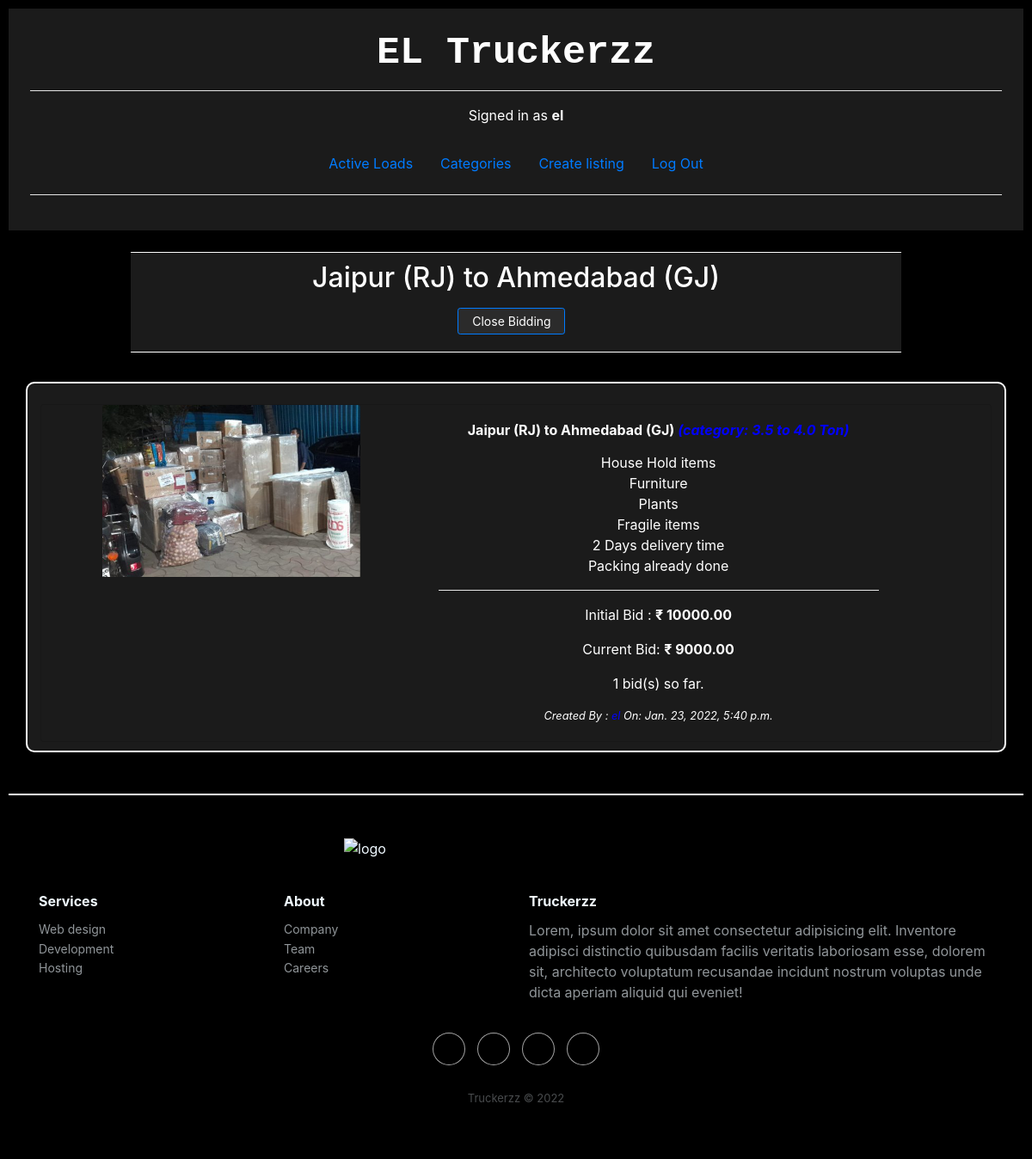
Page /listing/34 (signed in) on the earlier database version.
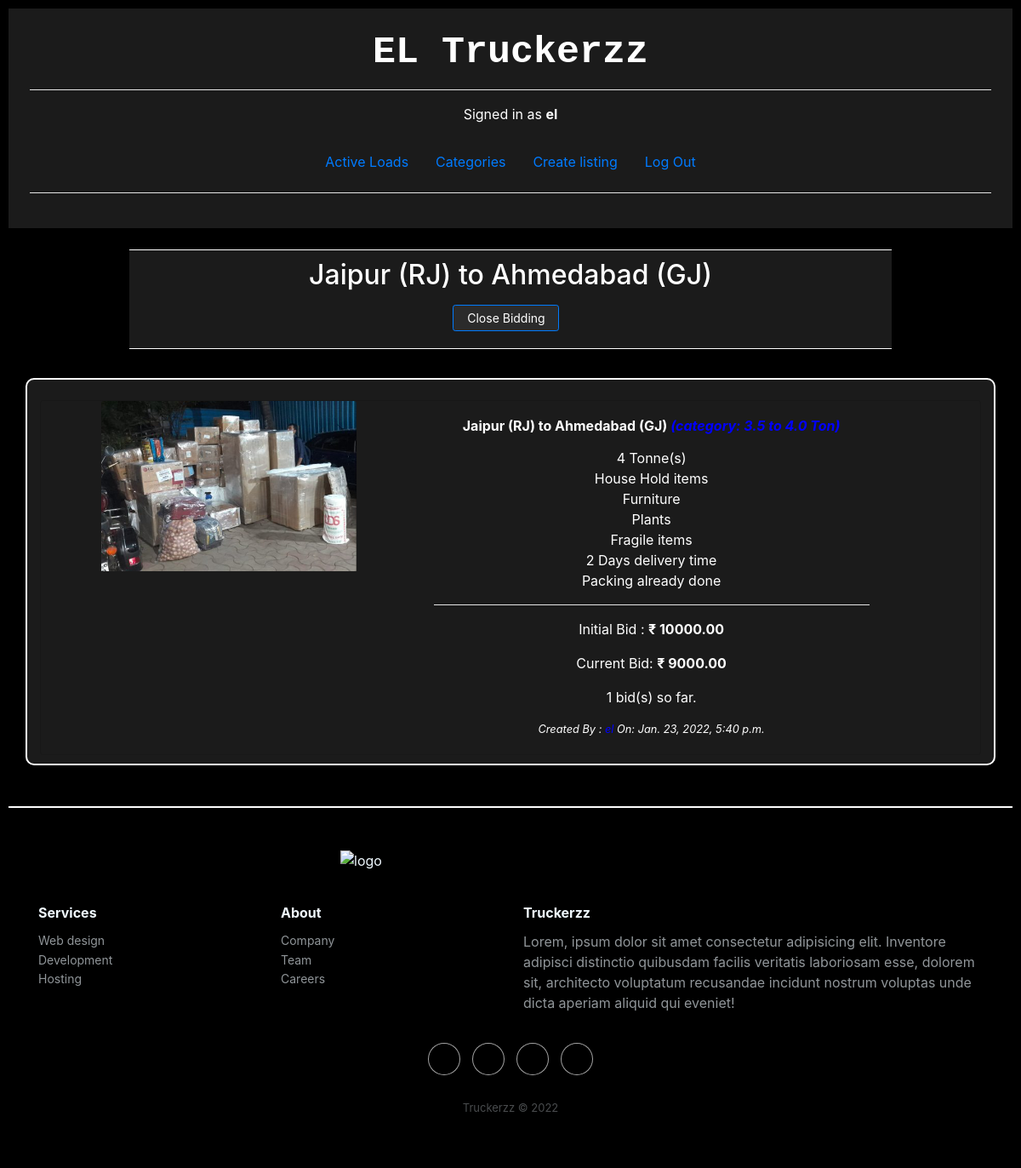
Same page on the later database version.
### auctions/models.py (models this page shows)
class Listing(models.Model):
    title = models.CharField(max_length=64)
    listing_desc = models.TextField()
    listing_img = models.ImageField(upload_to='listing_images', default=None, blank=True, null=True)
    cat_id = models.ForeignKey(Category, default = 1, on_delete=models.CASCADE)
    starting_price = models.DecimalField(decimal_places=2, max_digits=10, default = 0)
    created_at = models.DateTimeField(auto_now_add=True)
    updated_at = models.DateTimeField(auto_now=True)
    listing_open = models.BooleanField(default=True)
    listing_owner = models.ForeignKey(User, null=True , on_delete=models.CASCADE, related_name='owner')
    listing_winner = models.ForeignKey(User, on_delete=models.CASCADE, blank=True, null=True, related_name='winner')
    listing_final_price = models.DecimalField(decimal_places=2, max_digits=10, default = 0)
    def __str__(self):
        return f"title: {self.title} category: {self.cat_id}"

### auctions/views.py (the view)
# urls.py: path("listing/<int:listing_id>", views.listing_view, name="listing"),
def listing_view(request, listing_id):
    in_wl = False #is in
    owner = False #is owner of the listing
    can_close = False # the owner can close the auction
    you_are_on_top = False
    try:
        listing = Listing.objects.get(pk=listing_id)
    except Listing.DoesNotExist:
        raise Http404("Listing not found.")
    listing=Listing.objects.get(pk=listing_id)
    print('listing: ',listing)
    print('listing.listing_owner: ', listing.listing_owner)
    category = Category.objects.get(cat_name=listing.cat_id)
    print('category: ', category.cat_name)
    if listing.listing_owner == request.user and listing.listing_open == True:
        owner = True
        can_close = True
    print('owner: ', owner)
    print('can_close: ', can_close)
    starting_price = listing.starting_price
    print("Sarting Price: ", starting_price)
    bid_max = Bid.objects.all().filter(listing_id=listing_id).aggregate(Max('user_bid'))
    print('bid_max: ', bid_max)
    if (bid_max['user_bid__max'] == None):
        highest_bid = starting_price
    else:
        highest_bid=bid_max['user_bid__max']
    print('highest bid: ', highest_bid)
    your_actual_max = Bid.objects.all().filter(listing_id=listing_id, user=request.user).aggregate(Max('user_bid'))
    print('your_actual_max: ', your_actual_max)
    your_max_bid = your_actual_max['user_bid__max']
    if your_max_bid == None:
        your_max_bid = 0
    print('your max bid:', your_max_bid)
    if your_max_bid == highest_bid:
        you_are_on_top = True
    bid_count = Bid.objects.all().filter(listing_id=listing_id).count()
    print('bid count: ', bid_count)
    message =''
    if request.method == 'POST':
            bform = BidForm(request.POST, request.FILES)
            if bform.is_valid():
                b = bform.save(commit=False)
                b.bid_at = datetime.now()
                b.listing_id = Listing.objects.get(pk=listing_id)
                b.user=request.user
                b.bid_status =True
                if highest_bid > b.user_bid:
                    b.save()
                    highest_bid = b.user_bid
                    you_are_on_top = True
                    bid_count = bid_count + 1
                    bform = BidForm()
                    return render(request,'auctions/listing.html', {
                        "listing": listing,
                        "bid_count": bid_count,
                        "highest_bid": highest_bid,
                        "in_wl" : in_wl,
                        "bform" : bform,
                        "message" : message,
                        "owner": owner,
                        "can_close" : can_close,
                        "category" : category.cat_name,
                        "you_are_on_top" : you_are_on_top,
                        })
                else:
                    message = str('{0:.2g}'. format(b.user_bid)) + ' is higher than highest bid. Pleases bid lower'
                    bform = BidForm()
                    return render(request, "auctions/listing.html", {
                        "listing": listing,
                        "bid_count": bid_count,
                        "highest_bid": highest_bid,
                        "in_wl" : in_wl,
                        "bform" : bform,
                        "message" : message,
                        "owner": owner,
                        "can_close" : can_close,
                        "category" : category.cat_name,
                        "you_are_on_top" : you_are_on_top,
                    })
    else:
        listing = Listing.objects.get(pk=listing_id)
        if listing.listing_open == True and listing.listing_owner != request.user:
            bform = BidForm()
        else:
            bform = ''
        return render(request, "auctions/listing.html", {
            "listing": listing,
            "bid_count": bid_count,
            "highest_bid": highest_bid,
            "in_wl" : in_wl,
            "bform" : bform,
            "message" : message,
            "owner": owner,
            "can_close" : can_close,
            "category" : category.cat_name,
            "you_are_on_top" : you_are_on_top,
            })

### auctions/models.py (called while the page is built)
    def __str__(self):
        return f"{self.cat_name}"

### auctions/templates/auctions/listing.html (shortened to what this page needs)
{% extends 'auctions/layout.html' %}
{% block body %}
<div style="background-color: #1b1b1b; width: 76%; padding-top: 10px; padding-bottom: 20px; padding-left: 10px;padding-right: 10px; border-bottom:1.5px white solid;border-top: 1.5px white solid; text-align: center;">
    <div>
        <h2>{{listing.title}}</h2>
    </div>
    {% if can_close %}
        <a class="btn btn-primary btn-sm" style="background-color: #2b2b2b; width: 125px; margin-right: 10px; margin-top: 7.5px;" href="{% url 'close' listing.id %}">Close Bidding</a>
    {% elif not listing.listing_open and listing.listing_winner == request.user %}
        <a class="btn btn btn-danger btn-sm" style="background-color: #2b2b2b; width: 125px; margin-right: 10px; margin-top: 7.5px;">You Won this Bidding</a>
    {% elif not listing.listing_open and listing.listing_winner != request.user %}
        <a class="btn btn btn-danger btn-sm" style="background-color: #2b2b2b; width: 125px; margin-right: 10px; margin-top: 7.5px; color: red;">Bidding is Closed</a>
    {% else %}
        <a class="btn btn btn-info btn-sm" style="background-color: #2b2b2b; width: 125px; margin-right: 10px; margin-top: 7.5px;">Bidding is Open</a>
    {% endif%}
</div><br>
<div class="container bcontent" style="background-color: #1b1b1b; border-radius: 10px; border: 2px solid white;">
    <br>
    <div class="card" style="margin-bottom: 10px; width: 100%; background-color: #1b1b1b;">
        <div class="row no-gutters">
            <div style="width: 40%;">
                <img class="card-img-top" src="{{ listing.listing_img.url }}" alt="{{ listing.title }}" style="max-width: 300px; max-height: 400px">
            </div>
            <div class="col-sm-3 col-md-6 d-flex flex-column">
                <div class="card-body ">
                    <h6 class="card-title font-weight-bold">{{ listing.title }}   <span style="color:blue; font-style: italic" >(category: {{ category }})</span></h6>
                    <p class="card-text">{% autoescape off %}{{ listing.listing_desc|linebreaks }}{% endautoescape %}</p>
                    <hr style="background-color: white;">
                    <p>Initial Bid : <strong>₹ {{ listing.starting_price|floatformat:2 }}</strong></p>
                    {% if bid_count is not 0 %}
                    <p>Current Bid: <strong>₹ {{ highest_bid|floatformat:2 }}</strong></p>
                    {% endif %}
                    <p>
                        {{ bid_count }} bid(s) so far.
                    </p>
                    <p class="card-text small"><i>Created By : <span style="color:blue">{{ listing.listing_owner}}</span>  On: {{ listing.created_at }}</i></p>
                </div>
            </div>
        </div>
    </div>
</div>
{% endblock body %}

Differences in the rows shown:
changed Listing "Jaipur (RJ) to Ahmedabad (GJ)": listing_desc "House Hold items Furniture Plants Fragile items 2 Days delivery time Packing already done" → "4 Tonne(s) House Hold items Furniture Plants Fragile items 2 Days delivery time Packing already done"
